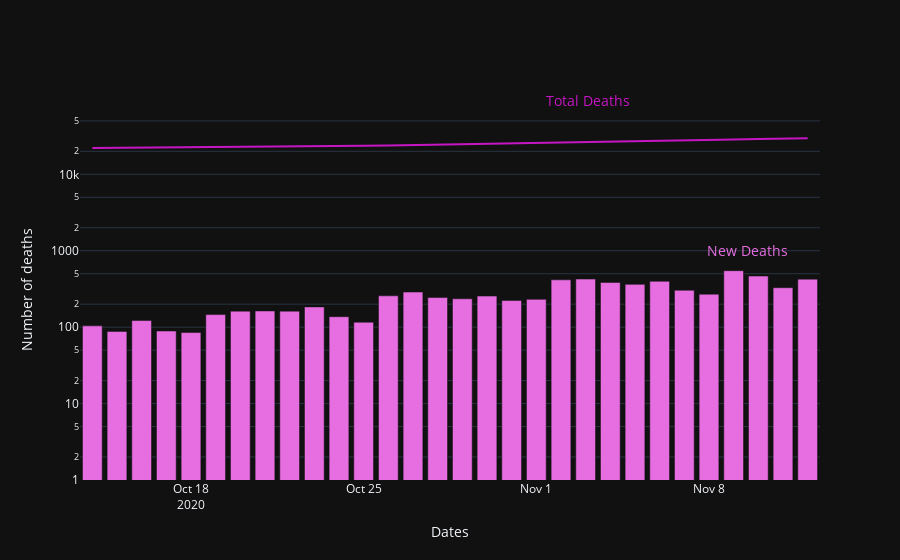

Notebook code cell kept with this figure:
### Code cell
covid_deaths(all_df[select_df],last_days)

### Figure 1 — Plotly figure (JSON) as saved in the notebook; plotly's stock layout.template omitted (floating-point values rounded to 4 significant figures)
{"data": [{"line": {"color": "#C616C4"}, "mode": "lines", "showlegend": false, "type": "scatter", "x": ["2020-10-14", "2020-10-15", "2020-10-16", "2020-10-17", "2020-10-18", "2020-10-19", "2020-10-20", "2020-10-21", "2020-10-22", "2020-10-23", "2020-10-24", "2020-10-25", "2020-10-26", "2020-10-27", "2020-10-28", "2020-10-29", "2020-10-30", "2020-10-31", "2020-11-01", "2020-11-02", "2020-11-03", "2020-11-04", "2020-11-05", "2020-11-06", "2020-11-07", "2020-11-08", "2020-11-09", "2020-11-10", "2020-11-11", "2020-11-12"], "y": [22157, 22245, 22367, 22456, 22541, 22687, 22849, 23012, 23174, 23358, 23495, 23611, 23868, 24156, 24400, 24635, 24890, 25113, 25344, 25760, 26186, 26571, 26934, 27332, 27636, 27906, 28454, 28920, 29248, 29673]}, {"marker": {"color": "#e66ee0"}, "showlegend": false, "type": "bar", "x": ["2020-10-14", "2020-10-15", "2020-10-16", "2020-10-17", "2020-10-18", "2020-10-19", "2020-10-20", "2020-10-21", "2020-10-22", "2020-10-23", "2020-10-24", "2020-10-25", "2020-10-26", "2020-10-27", "2020-10-28", "2020-10-29", "2020-10-30", "2020-10-31", "2020-11-01", "2020-11-02", "2020-11-03", "2020-11-04", "2020-11-05", "2020-11-06", "2020-11-07", "2020-11-08", "2020-11-09", "2020-11-10", "2020-11-11", "2020-11-12"], "y": [104, 88, 122, 89, 85, 146, 162, 163, 162, 184, 137, 116, 257, 288, 244, 235, 255, 223, 231, 416, 426, 385, 363, 398, 304, 270, 548, 466, 328, 425]}], "layout": {"annotations": [{"font": {"color": "#C616C4", "size": 14}, "showarrow": false, "text": "Total Deaths", "x": "2020-11-12", "xshift": -220, "y": 4.972}, {"font": {"color": "#e66ee0", "size": 14}, "showarrow": false, "text": "New Deaths", "x": "2020-11-12", "xshift": -60, "y": 2.739, "yshift": 20}], "autosize": true, "xaxis": {"autorange": true, "range": ["2020-10-13 12:00", "2020-11-12 12:00"], "title": {"text": "Dates"}, "type": "date"}, "yaxis": {"range": [0, 4.972], "title": {"text": "Number of deaths"}, "type": "log"}}}
